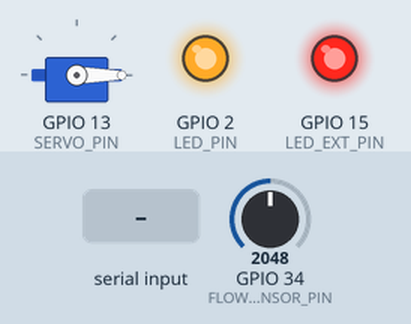
This program was run on a simulated ESP32. Shown: servo, output pins drawn as LEDs (lit = HIGH). Dashed ring = blinking. The test bench sets the inputs (shaded band); at power-on: GPIO 34 (FLOW_SENSOR_PIN) = 2048. WiFi joins after 1.5 s; servers stay silent unless stated; uploads are accepted with an empty reply; what the program prints to the serial monitor is not drawn.

Above: at 5.9 s.
6.0 s: "$$CMD:VALVE_CLOSE$$\n" received over Serial
At 6.9 s:
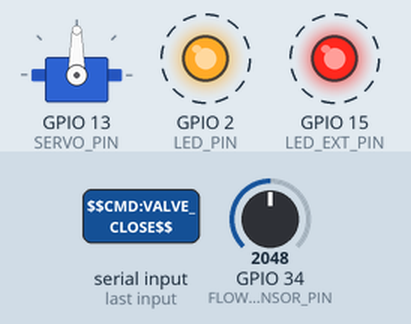
10.0 s: "$$CMD:VALVE_OPEN$$\n" received over Serial
At 10.25 s:
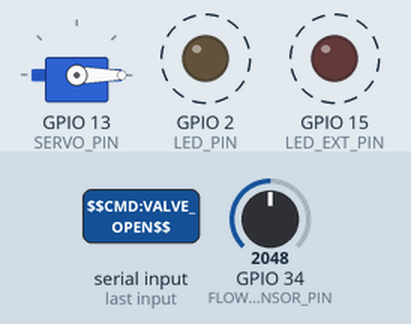
Timing chart, 0 to 23.0 s (numbered marks = the images above; inputs shaded):
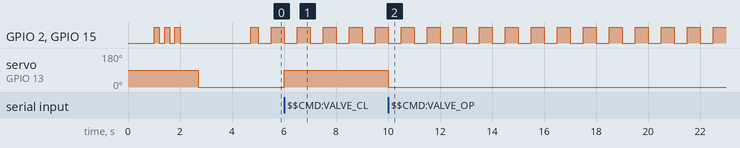

The program:

main.cpp
```cpp
#include <Arduino.h>
#include <ArduinoJson.h>
#include <ESP32Servo.h>
#include <HTTPClient.h>
#include <WiFi.h>

#include "config.h"

// Leak types
enum LeakType { LEAK_NONE, LEAK_BURST, LEAK_PROLONGED, LEAK_CLOSED_VALVE };

// Variables
volatile long pulseCount = 0;
float flowRate = 0.0;
float totalLiters = 0.0;
unsigned long lastMillis = 0;
unsigned long lastReportMillis = 0;
unsigned long flowStartTime = 0;
bool leakDetected = false;
LeakType leakType = LEAK_NONE;
bool wifiConnected = false;
bool valveOpen = true;
Servo shutoffValve;

// Serial command buffer
String serialCmdBuffer = "";

void connectWiFi() {
  Serial.print("[WiFi] Connecting to ");
  Serial.println(WIFI_SSID);
  WiFi.begin(WIFI_SSID, WIFI_PASSWORD);

  unsigned long startAttempt = millis();
  while (WiFi.status() != WL_CONNECTED && millis() - startAttempt < 5000) {
    delay(500);
    Serial.print(".");
  }

  if (WiFi.status() == WL_CONNECTED) {
    wifiConnected = true;
    Serial.println("\n[WiFi] Connected! IP: " + WiFi.localIP().toString());
  } else {
    wifiConnected = false;
    Serial.println("\n[WiFi] Connection failed! Running in offline mode.");
  }
}

void sendDataToBackend() {
  if (WiFi.status() != WL_CONNECTED) {
    return;
  }

  HTTPClient http;
  http.begin(SERVER_URL);
  http.addHeader("Content-Type", "application/json");

  StaticJsonDocument<256> doc;
  doc["device_id"] = DEVICE_ID;
  doc["flow_rate"] = flowRate;
  doc["total_consumption"] = totalLiters;
  doc["leak_status"] = leakDetected;
  doc["valve_open"] = valveOpen;
  doc["water_loss"] = leakDetected ? (flowRate * 0.5) : 0.0;
  const char *httpLeakType = "none";
  if (leakDetected) {
    switch (leakType) {
    case LEAK_BURST:
      httpLeakType = "burst";
      break;
    case LEAK_PROLONGED:
      httpLeakType = "prolonged";
      break;
    case LEAK_CLOSED_VALVE:
      httpLeakType = "closed_valve";
      break;
    default:
      httpLeakType = "unknown";
      break;
    }
  }
  doc["leak_type"] = httpLeakType;

  String requestBody;
  serializeJson(doc, requestBody);

  int httpResponseCode = http.POST(requestBody);
  if (httpResponseCode > 0) {
    Serial.print("[HTTP] Data sent, response: ");
    Serial.println(httpResponseCode);

    // Parse response for valve commands from the backend
    String response = http.getString();
    StaticJsonDocument<128> respDoc;
    if (deserializeJson(respDoc, response) == DeserializationError::Ok) {
      if (respDoc.containsKey("valve_open")) {
        bool desiredState = respDoc["valve_open"];
        if (!desiredState && valveOpen) {
          valveOpen = false;
          leakDetected = false;
          leakType = LEAK_NONE;
          flowStartTime = 0;
          shutoffValve.write(90);
          Serial.println("\n>>> [HTTP] VALVE CLOSED by server command <<<");
        } else if (desiredState && !valveOpen) {
          valveOpen = true;
          leakDetected = false;
          leakType = LEAK_NONE;
          flowStartTime = 0;
          shutoffValve.write(0);
          Serial.println("\n>>> [HTTP] VALVE OPENED by server command <<<");
        }
      }
    }
  } else {
    Serial.print("[HTTP] Error sending POST: ");
    Serial.println(http.errorToString(httpResponseCode).c_str());
  }
  http.end();
}

// Process incoming serial commands from the bridge
void processSerialCommand(String cmd) {
  cmd.trim();

  if (cmd == "$$CMD:VALVE_CLOSE$$") {
    valveOpen = false;
    leakDetected = false;
    leakType = LEAK_NONE;
    flowStartTime = 0;
    shutoffValve.write(90);
    Serial.println("\n>>> [CMD] VALVE CLOSED by remote command <<<");
  } else if (cmd == "$$CMD:VALVE_OPEN$$") {
    valveOpen = true;
    leakDetected = false;
    leakType = LEAK_NONE;
    flowStartTime = 0;
    shutoffValve.write(0);
    Serial.println(
        "\n>>> [CMD] VALVE OPENED by remote command — Leak reset <<<");
  } else if (cmd == "$$CMD:RESET_LEAK$$") {
    leakDetected = false;
    leakType = LEAK_NONE;
    flowStartTime = 0;
    Serial.println(
        "\n>>> [CMD] LEAK RESET by remote command (valve unchanged) <<<");
  }
}

void setup() {
  Serial.begin(115200);
  delay(1000);

  Serial.println("\n==============================");
  Serial.println("  FlowGuard+ SYSTEM ACTIVE  ");
  Serial.println("==============================");

  pinMode(FLOW_SENSOR_PIN, INPUT);
  pinMode(LED_PIN, OUTPUT);
  pinMode(LED_EXT_PIN, OUTPUT);

  // Startup self-test: blink LEDs 3 times
  Serial.println("[TEST] Starting LED blink test...");
  for (int i = 0; i < 3; i++) {
    digitalWrite(LED_PIN, HIGH);
    digitalWrite(LED_EXT_PIN, HIGH);
    delay(200);
    digitalWrite(LED_PIN, LOW);
    digitalWrite(LED_EXT_PIN, LOW);
    delay(200);
  }
  Serial.println("[TEST] LED blink test complete.");

  // Initialize Servo and self-test
  ESP32PWM::allocateTimer(0);
  ESP32PWM::allocateTimer(1);
  ESP32PWM::allocateTimer(2);
  ESP32PWM::allocateTimer(3);
  shutoffValve.setPeriodHertz(50);
  shutoffValve.attach(SERVO_PIN, 500, 2400);
  Serial.println("[TEST] Starting servo sweep test...");
  shutoffValve.write(90); // Close
  delay(500);
  shutoffValve.write(0); // Open
  delay(500);
  Serial.println("[TEST] Servo sweep test complete.");

  // WiFi (non-blocking — times out after 5s)
  connectWiFi();

  Serial.println("[OK] Valve opened. Monitoring flow...");
  Serial.println("[OK] Setup complete. Entering main loop.\n");
}

void loop() {
  unsigned long currentMillis = millis();

  // ── Check for incoming serial commands from bridge ──
  while (Serial.available()) {
    char c = Serial.read();
    if (c == '\n') {
      processSerialCommand(serialCmdBuffer);
      serialCmdBuffer = "";
    } else {
      serialCmdBuffer += c;
    }
  }

  // Heartbeat blink (toggles every 500ms for visible blinking)
  bool ledState = (currentMillis / 500) % 2;
  digitalWrite(LED_PIN, ledState);
  digitalWrite(LED_EXT_PIN, ledState);

  // ── Continuous servo enforcement ──
  // Prevent servo drift: always write the correct position
  shutoffValve.write(valveOpen ? 0 : 90);

  // Every 1 second: Process Flow & Leak Logic
  if (currentMillis - lastMillis >= 1000) {
    int potValue = analogRead(FLOW_SENSOR_PIN);
    pulseCount = (potValue > 100) ? map(potValue, 0, 4095, 0, 100) : 0;

    // Always calculate real flow rate from the sensor
    flowRate = ((1000.0 / (currentMillis - lastMillis)) * pulseCount) /
               CALIBRATION_FACTOR;

    // Only accumulate consumption when valve is open (intentional use)
    if (valveOpen) {
      totalLiters += (flowRate / 60.0);
    }
    lastMillis = currentMillis;

    // ── Leak detection ──
    if (!leakDetected) {

      // 1) CRITICAL: Flow detected while valve is CLOSED → pipe burst
      if (!valveOpen && flowRate > CLOSED_VALVE_LEAK_THRESHOLD) {
        leakDetected = true;
        leakType = LEAK_CLOSED_VALVE;
        Serial.println(
            "\n>>> [!] LEAK: Flow detected while valve is CLOSED — "
            "possible pipe burst! <<<");
      }

      // 2) BURST: Sudden flow rate spike while valve is open
      else if (valveOpen && flowRate > BURST_FLOW_RATE) {
        leakDetected = true;
        leakType = LEAK_BURST;
        valveOpen = false;
        shutoffValve.write(90);
        Serial.println(
            "\n>>> [!] LEAK: Flow rate spike detected! SHUTTING OFF VALVE! <<<");
      }

      // 3) PROLONGED: Continuous flow for too long while valve is open
      else if (valveOpen && flowRate > 0.1) {
        if (flowStartTime == 0)
          flowStartTime = currentMillis;
        unsigned long duration = currentMillis - flowStartTime;

        if (duration > PROLONGED_FLOW_THRESHOLD_MS) {
          leakDetected = true;
          leakType = LEAK_PROLONGED;
          valveOpen = false;
          shutoffValve.write(90);
          Serial.println(
              "\n>>> [!] LEAK: Prolonged continuous flow (30+ min)! "
              "SHUTTING OFF VALVE! <<<");
        }
      } else if (flowRate <= 0.1) {
        flowStartTime = 0; // Reset timer when flow stops
      }
    }

    Serial.print("Flow: ");
    Serial.print(flowRate, 2);
    Serial.print(" L/min | Total: ");
    Serial.print(totalLiters, 3);
    Serial.print(" L | Pot: ");
    Serial.print(potValue);
    Serial.print(" | Valve: ");
    Serial.print(valveOpen ? "OPEN" : "CLOSED");
    Serial.print(" | Status: ");
    if (!leakDetected) {
      Serial.println("OK");
    } else {
      switch (leakType) {
      case LEAK_BURST:
        Serial.println("LEAK:BURST");
        break;
      case LEAK_PROLONGED:
        Serial.println("LEAK:PROLONGED");
        break;
      case LEAK_CLOSED_VALVE:
        Serial.println("LEAK:CLOSED_VALVE");
        break;
      default:
        Serial.println("LEAK");
        break;
      }
    }

    // Machine-readable JSON line for the serial bridge
    const char *leakTypeStr = "none";
    if (leakDetected) {
      switch (leakType) {
      case LEAK_BURST:
        leakTypeStr = "burst";
        break;
      case LEAK_PROLONGED:
        leakTypeStr = "prolonged";
        break;
      case LEAK_CLOSED_VALVE:
        leakTypeStr = "closed_valve";
        break;
      default:
        leakTypeStr = "unknown";
        break;
      }
    }
    Serial.print("$$JSON:{\"device_id\":\"");
    Serial.print(DEVICE_ID);
    Serial.print("\",\"flow_rate\":");
    Serial.print(flowRate, 2);
    Serial.print(",\"total_consumption\":");
    Serial.print(totalLiters, 3);
    Serial.print(",\"leak_status\":");
    Serial.print(leakDetected ? "true" : "false");
    Serial.print(",\"leak_type\":\"");
    Serial.print(leakTypeStr);
    Serial.print("\",\"valve_open\":");
    Serial.print(valveOpen ? "true" : "false");
    Serial.print(",\"water_loss\":");
    Serial.print(leakDetected ? (flowRate * 0.5) : 0.0, 2);
    Serial.println("}$$");
  }

  // Every 2 seconds: Send telemetry to Backend
  if (currentMillis - lastReportMillis >= REPORT_INTERVAL_MS) {
    sendDataToBackend();
    lastReportMillis = currentMillis;
  }
}
```

config.h
```cpp
#pragma once

// ═══════════════ DEVICE CONFIGURATION ═══════════════
// These are fallback defaults. Values from platformio.ini
// build_flags (-D flags) take priority over these.
// See platformio.ini for how to add new devices.

#ifndef DEVICE_ID
#define DEVICE_ID "kitchen-sink-01"
#endif

// ═══════════════ NETWORK ═══════════════
#ifndef WIFI_SSID
#define WIFI_SSID "Wokwi-GUEST"
#endif

#ifndef WIFI_PASSWORD
#define WIFI_PASSWORD ""
#endif

#ifndef SERVER_URL
#define SERVER_URL "http://host.wokwi.internal:3000/api/data"
#endif

// ═══════════════ PINS ═══════════════
#define FLOW_SENSOR_PIN 34  // Potentiometer simulates flow pulses
#define SERVO_PIN 13        // Servo motor
#define LED_PIN 2           // Built-in LED heartbeat
#define LED_EXT_PIN 15      // External red LED heartbeat

// ═══════════════ TUNING ═══════════════
#define CALIBRATION_FACTOR 7.5
#define REPORT_INTERVAL_MS 2000

// ═══════════════ LEAK DETECTION THRESHOLDS ═══════════════
#define PROLONGED_FLOW_THRESHOLD_MS (30UL * 60 * 1000) // 30 min continuous flow
#define BURST_FLOW_RATE 15.0                           // L/min — sudden spike
#define CLOSED_VALVE_LEAK_THRESHOLD 0.1                // any flow when valve is closed
```

Measured:
- after the input at 6.0 s, servo on GPIO 13 (SERVO_PIN): 0° → 90° at once
- after the input at 10.0 s, servo on GPIO 13 (SERVO_PIN): 90° → 0° at once
- by itself, GPIO 2 (LED_PIN), GPIO 15 (LED_EXT_PIN): alternates HIGH for 0.50 s and LOW for 0.50 s
